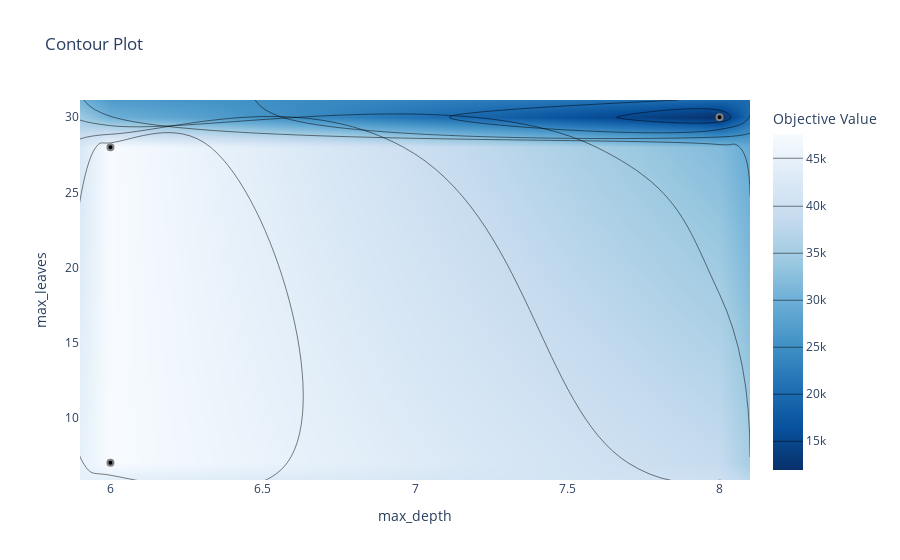

The notebook cell this image was saved under:
### Code cell
ov.plot_contour(study, params=["max_depth", "max_leaves"])

### Figure 1 — Plotly figure (JSON) as saved in the notebook; plotly's stock layout.template omitted (floating-point values rounded to 4 significant figures)
{"data": [{"colorbar": {"title": {"text": "Objective Value"}}, "colorscale": [[0, "rgb(247,251,255)"], [0.125, "rgb(222,235,247)"], [0.25, "rgb(198,219,239)"], [0.375, "rgb(158,202,225)"], [0.5, "rgb(107,174,214)"], [0.625, "rgb(66,146,198)"], [0.75, "rgb(33,113,181)"], [0.875, "rgb(8,81,156)"], [1, "rgb(8,48,107)"]], "connectgaps": true, "contours": {"coloring": "heatmap"}, "hoverinfo": "none", "line": {"smoothing": 1.3}, "reversescale": true, "type": "contour", "x": [5.9, 6, 8, 8.1], "y": [5.85, 7, 28, 30, 31.15], "z": [[null, null, null, null], [null, 47600.0, null, null], [null, 47600.0, null, null], [null, null, 11930.0, null], [null, null, null, null]]}, {"marker": {"color": "black", "line": {"color": "Grey", "width": 2}}, "mode": "markers", "showlegend": false, "type": "scatter", "x": [8, 6, 6], "y": [30, 28, 7]}], "layout": {"title": {"text": "Contour Plot"}, "xaxis": {"range": [5.9, 8.1], "title": {"text": "max_depth"}}, "yaxis": {"range": [5.85, 31.15], "title": {"text": "max_leaves"}}}}
